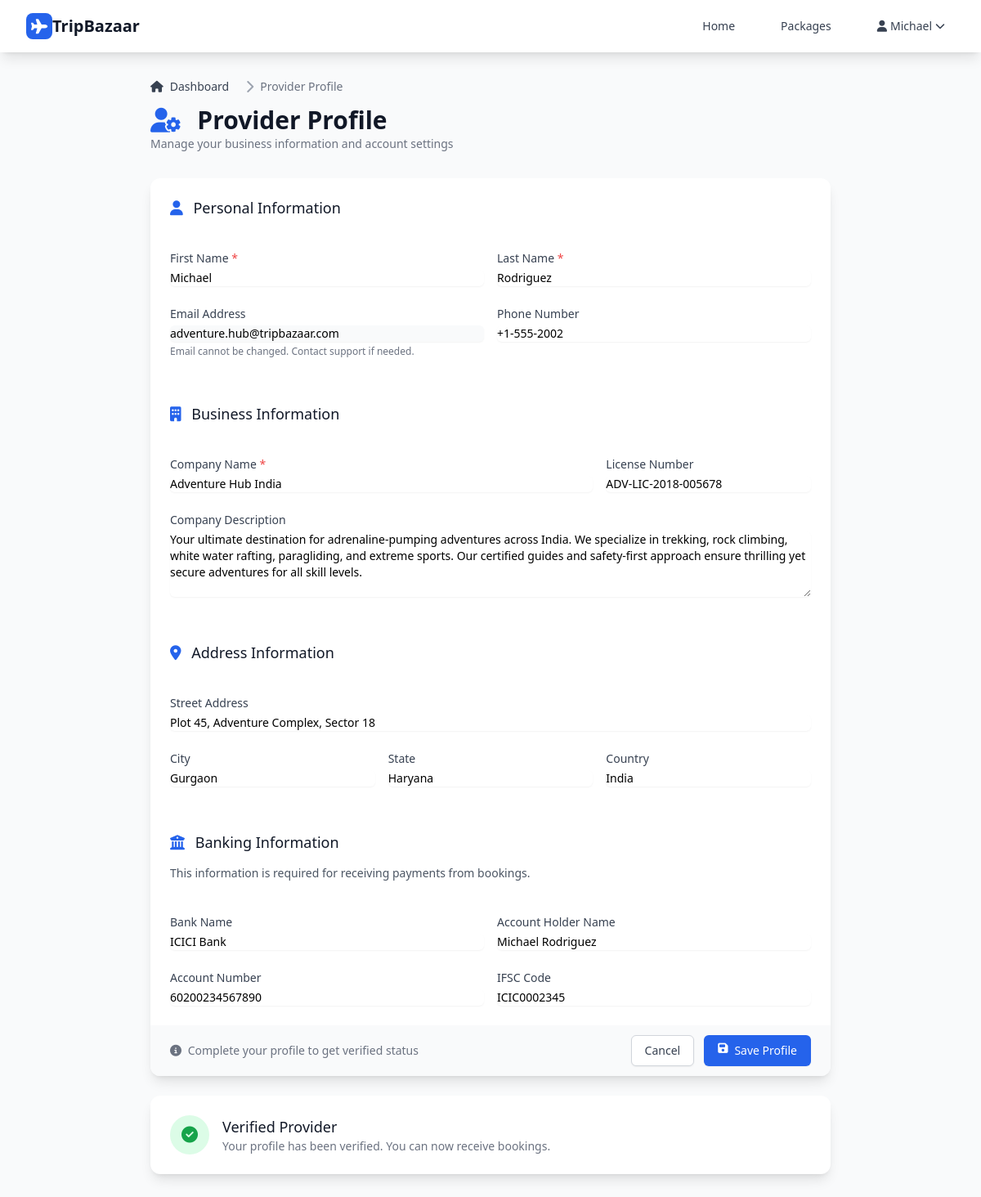
Screenshot of /provider/profile (signed in) with the database file from the repository.
### tables this page shows
CREATE TABLE users (
    id INT PRIMARY KEY AUTO_INCREMENT,
    email VARCHAR(255) UNIQUE NOT NULL,
    password VARCHAR(255) NOT NULL,
    first_name VARCHAR(100) NOT NULL,
    last_name VARCHAR(100) NOT NULL,
    phone VARCHAR(20),
    role ENUM('customer', 'provider', 'admin') DEFAULT 'customer',
    status ENUM('active', 'pending', 'blocked') DEFAULT 'active',
    last_login TIMESTAMP NULL,
    created_at TIMESTAMP DEFAULT CURRENT_TIMESTAMP,
    updated_at TIMESTAMP DEFAULT CURRENT_TIMESTAMP ON UPDATE CURRENT_TIMESTAMP
);

CREATE TABLE provider_profiles (
    id INT PRIMARY KEY AUTO_INCREMENT,
    user_id INT NOT NULL,
    company_name VARCHAR(255) NOT NULL,
    description TEXT,
    license_number VARCHAR(100),
    address TEXT,
    city VARCHAR(100),
    state VARCHAR(100),
    country VARCHAR(100),
    bank_name VARCHAR(255),
    account_number VARCHAR(100),
    account_holder_name VARCHAR(255),
    ifsc_code VARCHAR(20),
    commission_rate DECIMAL(5,2) DEFAULT 10.00,
    is_verified BOOLEAN DEFAULT FALSE,
    created_at TIMESTAMP DEFAULT CURRENT_TIMESTAMP,
    FOREIGN KEY (user_id) REFERENCES users(id) ON DELETE CASCADE
);

### views/provider/profile.php (the view, shortened to what the rows shown need)
<div class="min-h-screen bg-gray-50">
    <div class="max-w-4xl mx-auto px-4 sm:px-6 lg:px-8 py-6 sm:py-8">
        <div class="mb-8">
            <div class="mt-4">
                <h1 class="text-3xl font-bold leading-7 text-gray-900">
                    <i class="fas fa-user-cog text-blue-600 mr-3"></i>
                    Provider Profile
                </h1>
            </div>
        </div>
        <div class="space-y-6">
            <form method="POST" class="bg-white shadow-lg rounded-xl">
                <div class="px-4 py-5 sm:p-6">
                    <div class="grid grid-cols-1 gap-y-6 gap-x-4 sm:grid-cols-6">
                        <div class="sm:col-span-3">
                            <label for="first_name" class="block text-sm font-medium text-gray-700">First Name <span class="text-red-500">*</span></label>
                            <input type="text" name="first_name" id="first_name" required
                                   value="<?= htmlspecialchars($profile['first_name'] ?? '') ?>"
                                   class="mt-1 focus:ring-blue-500 focus:border-blue-500 block w-full shadow-sm sm:text-sm border-gray-300 rounded-md">
                        </div>
                        <div class="sm:col-span-3">
                            <label for="last_name" class="block text-sm font-medium text-gray-700">Last Name <span class="text-red-500">*</span></label>
                            <input type="text" name="last_name" id="last_name" required
                                   value="<?= htmlspecialchars($profile['last_name'] ?? '') ?>"
                                   class="mt-1 focus:ring-blue-500 focus:border-blue-500 block w-full shadow-sm sm:text-sm border-gray-300 rounded-md">
                        </div>
                        <div class="sm:col-span-3">
                            <label for="email" class="block text-sm font-medium text-gray-700">Email Address</label>
                            <input type="email" name="email" id="email" disabled
                                   value="<?= htmlspecialchars($profile['email'] ?? '') ?>"
                                   class="mt-1 bg-gray-50 block w-full shadow-sm sm:text-sm border-gray-300 rounded-md">
                            <p class="mt-1 text-xs text-gray-500">Email cannot be changed. Contact support if needed.</p>
                        </div>
                        <div class="sm:col-span-3">
                            <label for="phone" class="block text-sm font-medium text-gray-700">Phone Number</label>
                            <input type="tel" name="phone" id="phone"
                                   value="<?= htmlspecialchars($profile['phone'] ?? '') ?>"
                                   class="mt-1 focus:ring-blue-500 focus:border-blue-500 block w-full shadow-sm sm:text-sm border-gray-300 rounded-md">
                        </div>
                        <div class="sm:col-span-4">
                            <label for="company_name" class="block text-sm font-medium text-gray-700">Company Name <span class="text-red-500">*</span></label>
                            <input type="text" name="company_name" id="company_name" required
                                   value="<?= htmlspecialchars($profile['company_name'] ?? '') ?>"
                                   class="mt-1 focus:ring-blue-500 focus:border-blue-500 block w-full shadow-sm sm:text-sm border-gray-300 rounded-md">
                        </div>
                        <div class="sm:col-span-2">
                            <label for="license_number" class="block text-sm font-medium text-gray-700">License Number</label>
                            <input type="text" name="license_number" id="license_number"
                                   value="<?= htmlspecialchars($profile['license_number'] ?? '') ?>"
                                   class="mt-1 focus:ring-blue-500 focus:border-blue-500 block w-full shadow-sm sm:text-sm border-gray-300 rounded-md">
                        </div>
                        <div class="sm:col-span-6">
                            <label for="description" class="block text-sm font-medium text-gray-700">Company Description</label>
                            <textarea name="description" id="description" rows="4"
                                      class="mt-1 focus:ring-blue-500 focus:border-blue-500 block w-full shadow-sm sm:text-sm border-gray-300 rounded-md"
                                      placeholder="Tell customers about your travel company..."><?= htmlspecialchars($profile['description'] ?? '') ?></textarea>
                        </div>
                        <div class="sm:col-span-6">
                            <label for="address" class="block text-sm font-medium text-gray-700">Street Address</label>
                            <input type="text" name="address" id="address"
                                   value="<?= htmlspecialchars($profile['address'] ?? '') ?>"
                                   class="mt-1 focus:ring-blue-500 focus:border-blue-500 block w-full shadow-sm sm:text-sm border-gray-300 rounded-md">
                        </div>
                        <div class="sm:col-span-2">
                            <label for="city" class="block text-sm font-medium text-gray-700">City</label>
                            <input type="text" name="city" id="city"
                                   value="<?= htmlspecialchars($profile['city'] ?? '') ?>"
                                   class="mt-1 focus:ring-blue-500 focus:border-blue-500 block w-full shadow-sm sm:text-sm border-gray-300 rounded-md">
                        </div>
                        <div class="sm:col-span-2">
                            <label for="state" class="block text-sm font-medium text-gray-700">State</label>
                            <input type="text" name="state" id="state"
                                   value="<?= htmlspecialchars($profile['state'] ?? '') ?>"
                                   class="mt-1 focus:ring-blue-500 focus:border-blue-500 block w-full shadow-sm sm:text-sm border-gray-300 rounded-md">
                        </div>
                        <div class="sm:col-span-2">
                            <label for="country" class="block text-sm font-medium text-gray-700">Country</label>
                            <input type="text" name="country" id="country"
                                   value="<?= htmlspecialchars($profile['country'] ?? '') ?>"
                                   class="mt-1 focus:ring-blue-500 focus:border-blue-500 block w-full shadow-sm sm:text-sm border-gray-300 rounded-md">
                        </div>
                        <div class="sm:col-span-3">
                            <label for="bank_name" class="block text-sm font-medium text-gray-700">Bank Name</label>
                            <input type="text" name="bank_name" id="bank_name"
                                   value="<?= htmlspecialchars($profile['bank_name'] ?? '') ?>"
                                   class="mt-1 focus:ring-blue-500 focus:border-blue-500 block w-full shadow-sm sm:text-sm border-gray-300 rounded-md">
                        </div>
                        <div class="sm:col-span-3">
                            <label for="account_holder_name" class="block text-sm font-medium text-gray-700">Account Holder Name</label>
                            <input type="text" name="account_holder_name" id="account_holder_name"
                                   value="<?= htmlspecialchars($profile['account_holder_name'] ?? '') ?>"
                                   class="mt-1 focus:ring-blue-500 focus:border-blue-500 block w-full shadow-sm sm:text-sm border-gray-300 rounded-md">
                        </div>
                        <div class="sm:col-span-3">
                            <label for="account_number" class="block text-sm font-medium text-gray-700">Account Number</label>
                            <input type="text" name="account_number" id="account_number"
                                   value="<?= htmlspecialchars($profile['account_number'] ?? '') ?>"
                                   class="mt-1 focus:ring-blue-500 focus:border-blue-500 block w-full shadow-sm sm:text-sm border-gray-300 rounded-md">
                        </div>
                        <div class="sm:col-span-3">
                            <label for="ifsc_code" class="block text-sm font-medium text-gray-700">IFSC Code</label>
                            <input type="text" name="ifsc_code" id="ifsc_code"
                                   value="<?= htmlspecialchars($profile['ifsc_code'] ?? '') ?>"
                                   class="mt-1 focus:ring-blue-500 focus:border-blue-500 block w-full shadow-sm sm:text-sm border-gray-300 rounded-md">
                        </div>
                    </div>
                </div>
            </form>
        </div>
    </div>
</div>

### includes/layout.php (shortened to what the rows shown need)
<!DOCTYPE html>
<html lang="en">
<head>
    <script src="https://cdn.tailwindcss.com"></script>
    <link rel="stylesheet" href="https://cdnjs.cloudflare.com/ajax/libs/font-awesome/6.4.0/css/all.min.css">
</head>
<body class="bg-gray-50">
    <nav class="bg-white shadow-lg sticky top-0 z-50" x-data="{ mobileMenuOpen: false }">
        <div class="max-w-7xl mx-auto px-4 sm:px-6 lg:px-8">
            <div class="flex justify-between h-16">
                <div class="hidden md:flex items-center space-x-8">
                    <?php if (isLoggedIn()): ?>
                        <?php $user = getCurrentUser(); ?>
                        <div class="relative" x-data="{ open: false }">
                            <button @click="open = !open" class="flex items-center text-gray-700 hover:text-primary-600 px-3 py-2 text-sm font-medium">
                                <i class="fas fa-user mr-1"></i>
                                <?= htmlspecialchars($user['first_name']) ?>
                                <i class="fas fa-chevron-down ml-1 text-xs"></i>
                            </button>
                        </div>
                    <?php else: ?>
                        <a href="<?= app_url('/login') ?>" class="text-gray-700 hover:text-primary-600 px-3 py-2 text-sm font-medium">Login</a>
                        <a href="<?= app_url('/register') ?>" class="bg-primary-600 hover:bg-primary-700 text-white px-4 py-2 rounded-md text-sm font-medium transition duration-200">Sign Up</a>
                    <?php endif; ?>
                </div>
            </div>
        </div>
    </nav>
    <main>
        <?= $content ?>
    </main>
</body>
</html>

### rows the page displays
users: first_name "Michael"
provider_profiles: first_name "Michael", last_name "Rodriguez", email "adventure.hub@tripbazaar.com", phone "+1-555-2002", company_name "Adventure Hub India", license_number "ADV-LIC-2018-005678", description "Your ultimate destination for adrenaline-pumping adventures across India. We specialize in trekking, rock climbing, white water rafting, paragliding, and extreme sports. Our certified guides and safety-first approach ensure thrilling yet secure adventures for all skill levels.", address "Plot 45, Adventure Complex, Sector 18", city "Gurgaon", state "Haryana", country "India", bank_name "ICICI Bank", account_holder_name "Michael Rodriguez", account_number "60200234567890", ifsc_code "ICIC0002345"

### other values shown
AppConfig::get('app_name') "TripBazaar"
